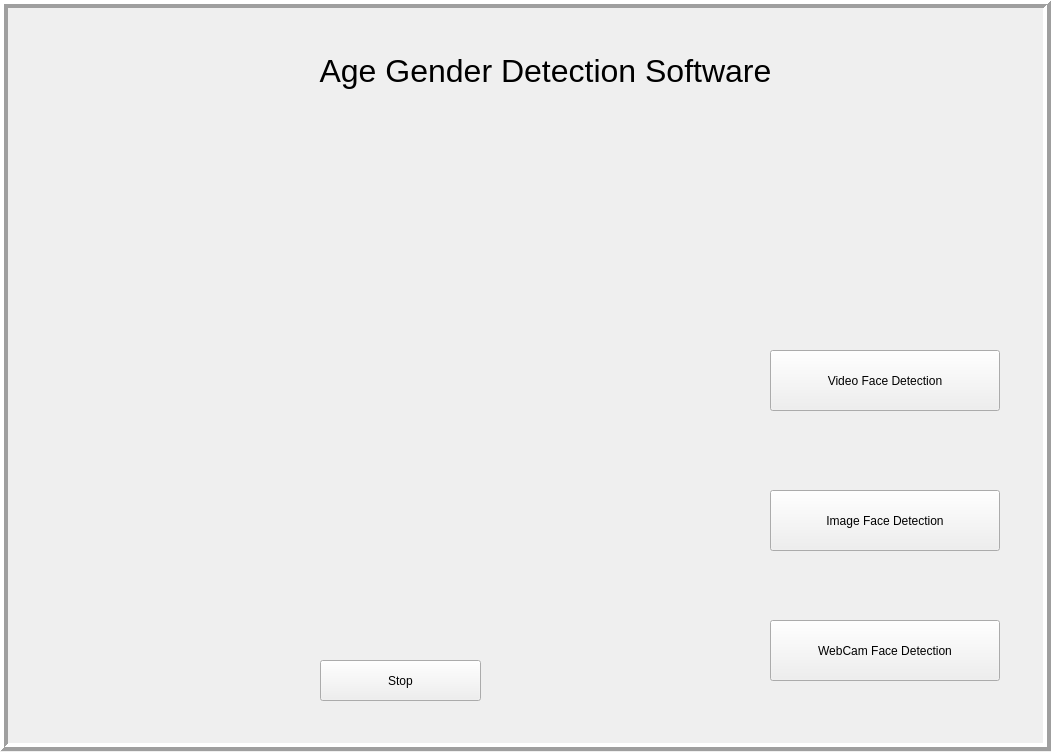
<?xml version="1.0" encoding="UTF-8"?>
<ui version="4.0">
 <class>ContainerHome</class>
 <widget class="QWidget" name="ContainerHome">
  <property name="geometry">
   <rect>
    <x>0</x>
    <y>0</y>
    <width>1051</width>
    <height>752</height>
   </rect>
  </property>
  <property name="windowTitle">
   <string>Gender Age Detection </string>
  </property>
  <widget class="QFrame" name="main_page">
   <property name="enabled">
    <bool>true</bool>
   </property>
   <property name="geometry">
    <rect>
     <x>0</x>
     <y>0</y>
     <width>1051</width>
     <height>751</height>
    </rect>
   </property>
   <property name="mouseTracking">
    <bool>false</bool>
   </property>
   <property name="frameShape">
    <enum>QFrame::Box</enum>
   </property>
   <property name="frameShadow">
    <enum>QFrame::Raised</enum>
   </property>
   <property name="lineWidth">
    <number>4</number>
   </property>
   <widget class="QFrame" name="img_page">
    <property name="enabled">
     <bool>true</bool>
    </property>
    <property name="geometry">
     <rect>
      <x>0</x>
      <y>0</y>
      <width>1051</width>
      <height>751</height>
     </rect>
    </property>
    <property name="frameShape">
     <enum>QFrame::Box</enum>
    </property>
    <property name="frameShadow">
     <enum>QFrame::Raised</enum>
    </property>
    <property name="lineWidth">
     <number>4</number>
    </property>
    <widget class="QLabel" name="windowslabel">
     <property name="geometry">
      <rect>
       <x>40</x>
       <y>130</y>
       <width>640</width>
       <height>480</height>
      </rect>
     </property>
     <property name="minimumSize">
      <size>
       <width>640</width>
       <height>480</height>
      </size>
     </property>
     <property name="maximumSize">
      <size>
       <width>640</width>
       <height>480</height>
      </size>
     </property>
     <property name="text">
      <string/>
     </property>
    </widget>
    <widget class="QPushButton" name="btn_home_video">
     <property name="geometry">
      <rect>
       <x>770</x>
       <y>350</y>
       <width>230</width>
       <height>61</height>
      </rect>
     </property>
     <property name="text">
      <string>Video Face Detection</string>
     </property>
    </widget>
    <widget class="QPushButton" name="btn_home_img">
     <property name="geometry">
      <rect>
       <x>770</x>
       <y>490</y>
       <width>230</width>
       <height>61</height>
      </rect>
     </property>
     <property name="text">
      <string>Image Face Detection</string>
     </property>
    </widget>
    <widget class="QPushButton" name="btn_home_cam">
     <property name="geometry">
      <rect>
       <x>770</x>
       <y>620</y>
       <width>230</width>
       <height>61</height>
      </rect>
     </property>
     <property name="text">
      <string>WebCam Face Detection</string>
     </property>
    </widget>
    <widget class="QLabel" name="title_home">
     <property name="enabled">
      <bool>true</bool>
     </property>
     <property name="geometry">
      <rect>
       <x>300</x>
       <y>40</y>
       <width>491</width>
       <height>61</height>
      </rect>
     </property>
     <property name="font">
      <font>
       <family>Ubuntu</family>
       <pointsize>24</pointsize>
       <weight>50</weight>
       <italic>false</italic>
       <bold>false</bold>
       <strikeout>false</strikeout>
      </font>
     </property>
     <property name="autoFillBackground">
      <bool>false</bool>
     </property>
     <property name="text">
      <string>Age Gender Detection Software</string>
     </property>
     <property name="textFormat">
      <enum>Qt::AutoText</enum>
     </property>
     <property name="alignment">
      <set>Qt::AlignCenter</set>
     </property>
    </widget>
    <widget class="QPushButton" name="stop_btn">
     <property name="geometry">
      <rect>
       <x>320</x>
       <y>660</y>
       <width>161</width>
       <height>41</height>
      </rect>
     </property>
     <property name="text">
      <string>Stop</string>
     </property>
    </widget>
   </widget>
  </widget>
 </widget>
 <resources/>
 <connections/>
</ui>
